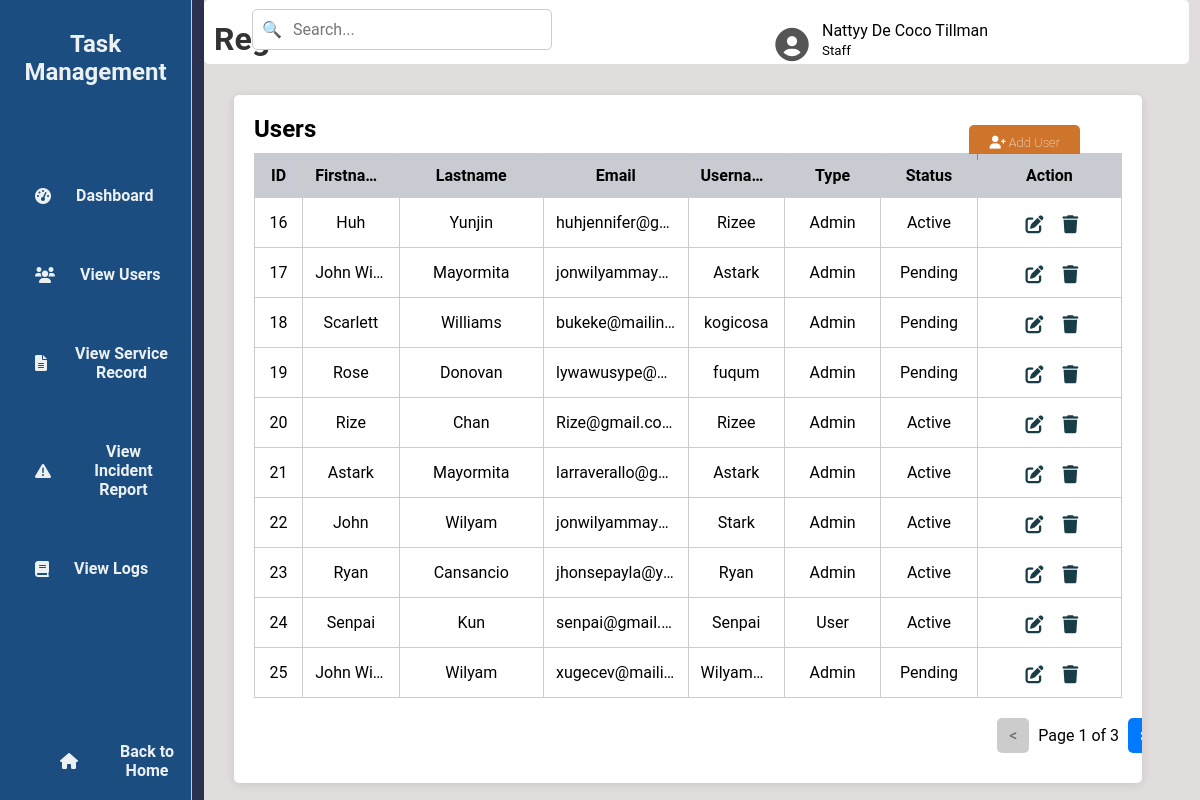
Page /viewU.php (signed in) on the committed database.
### tables this page shows
CREATE TABLE `tbl_user` (
  `u_id` int(50) NOT NULL,
  `u_fname` varchar(200) NOT NULL,
  `u_lname` varchar(200) NOT NULL,
  `u_email` varchar(200) NOT NULL,
  `u_username` varchar(200) NOT NULL,
  `u_password` varchar(200) NOT NULL,
  `u_type` varchar(200) NOT NULL,
  `u_status` varchar(200) NOT NULL
);

### viewU.php (the view, shortened to what this page needs)
<?php
include 'db.php';
$username = $_SESSION['username'];
$lastName = '';
$firstName = '';
$userType = '';
if ($conn) {
    $sqlUser = "SELECT u_fname, u_lname, u_type FROM tbl_user WHERE u_username = ?";
    $stmt = $conn->prepare($sqlUser);
    $stmt->bind_param("s", $username);
    $stmt->execute();
    $resultUser = $stmt->get_result();
    if ($resultUser->num_rows > 0) {
        $row = $resultUser->fetch_assoc();
        $firstName = $row['u_fname'];
        $lastName = $row['u_lname'];
        $userType = $row['u_type'];
    }
    $limit = 10;
    $page = isset($_GET['page']) ? (int)$_GET['page'] : 1;
    $offset = ($page - 1) * $limit;
    $totalUsersQuery = "SELECT COUNT(*) as total FROM tbl_user";
    $totalResult = $conn->query($totalUsersQuery);
    $totalRow = $totalResult->fetch_assoc();
    $totalUsers = $totalRow['total'];
    $totalPages = ceil($totalUsers / $limit);
    $sql = "SELECT u_id, u_fname, u_lname, u_email, u_username, u_type, u_status FROM tbl_user LIMIT ?, ?";
    $stmt = $conn->prepare($sql);
    $stmt->bind_param("ii", $offset, $limit);
    $stmt->execute();
    $result = $stmt->get_result();
} else {
    echo "Database connection failed.";
    exit();
}
?>
<!DOCTYPE html>
<html lang="en">
<head>
    <link rel="stylesheet" href="viewU.css">
    <link href="https://cdn.jsdelivr.net/npm/boxicons/css/boxicons.min.css" rel="stylesheet">
    <link rel="stylesheet" href="https://cdnjs.cloudflare.com/ajax/libs/font-awesome/6.0.0-beta3/css/all.min.css">
</head>
<body>
<div class="wrapper">
    <div class="sidebar">
        <h2>Task Management</h2>
        <ul>
            <li><a href="adminD.php"><i class="fas fa-tachometer-alt"></i> Dashboard</a></li>
            <li><a href="viewU.php"><i class="fas fa-users"></i> View Users</a></li>
            <li><a href="view_service_record.php"><i class="fas fa-file-alt"></i> View Service Record</a></li>
            <li><a href="view_incident_report.php"><i class="fas fa-exclamation-triangle"></i> View Incident Report</a></li>
            <li><a href="view_logs.php"><i class="fas fa-book"></i> View Logs</a></li>
        </ul>
        <footer>
            <a href="index.php" class="back-home"><i class="fas fa-home"></i> Back to Home</a>
        </footer>
    </div>
    <div class="container">
        <div class="upper">
            <h1>Registered Users</h1>
        </div>
        <div class="search-container">
            <input type="text" class="search-bar" placeholder="Search...">
            <span class="search-icon">🔍</span>
        </div>
        <div class="user-icon">
    <?php
    $avatarPath = isset($_SESSION['avatarPath']) ? $_SESSION['avatarPath'] : 'default-avatar.png';
    if (!empty($avatarPath) && file_exists(str_replace('?' . time(), '', $avatarPath))) {
        echo "<img src='" . htmlspecialchars($avatarPath, ENT_QUOTES, 'UTF-8') . "'
              style='width: 40px; height: 40px; border-radius: 50%; object-fit: cover;'>";
    } else {
        echo "<i class='bx bxs-user-circle' style='font-size: 40px; color: #555; margin-top: 10px;'></i>";
    }
    ?>
</div>
<div class="user-details">
    <span><?php echo htmlspecialchars($firstName . ' ' . $lastName, ENT_QUOTES, 'UTF-8'); ?></span><br>
    <small><?php echo htmlspecialchars(ucfirst($userType), ENT_QUOTES, 'UTF-8'); ?></small>
</div>
        <div class="table-box">
            <h2>Users</h2>
            <a href="addU.php" class="add-user-btn"><i class="fas fa-user-plus"></i> Add User</a>
            <table>
                <thead>
                    <tr>
                        <th>ID</th>
                        <th>Firstname</th>
                        <th>Lastname</th>
                        <th>Email</th>
                        <th>Username</th>
                        <th>Type</th>
                        <th>Status</th>
                        <th>Action</th>
                    </tr>
                </thead>
                <tbody>
                    <?php
                    if ($result->num_rows > 0) {
                        while ($row = $result->fetch_assoc()) {
                            echo "<tr>
                                    <td>{$row['u_id']}</td>
                                    <td>{$row['u_fname']}</td>
                                    <td>{$row['u_lname']}</td>
                                    <td>{$row['u_email']}</td>
                                    <td>{$row['u_username']}</td>
                                    <td>" . ucfirst(strtolower($row['u_type'])) . "</td>
                                    <td>" . ucfirst(strtolower($row['u_status'])) . "</td>
                                     <td>
                                        <a href='editU.php?id={$row['u_id']}'><i class='fas fa-edit'></i></a>
                                        <a href='deleteU.php?id={$row['u_id']}'><i class='fas fa-trash'></i></a>
                                    </td>
                                  </tr>";
                        }
                    } else {
                        echo "<tr><td colspan='8'>No users found.</td></tr>";
                    }
                    ?>
                </tbody>
            </table>
          <div class="pagination">
            <?php if ($page > 1): ?>
                <a href="?page=<?php echo $page - 1; ?>" class="pagination-link">&lt;</a>
            <?php else: ?>
                <span class="pagination-link disabled">&lt;</span>
            <?php endif; ?>
            <span class="current-page">Page <?php echo $page; ?> of <?php echo $totalPages; ?></span>
            <?php if ($page < $totalPages): ?>
                <a href="?page=<?php echo $page + 1; ?>" class="pagination-link">&gt;</a>
            <?php else: ?>
                <span class="pagination-link disabled">&gt;</span>
            <?php endif; ?>
        </div>
        </div>
    </div>
</div>
</body>
</html>

### viewU.css (style rules this page uses)
* { margin: 0; padding: 0; box-sizing: border-box; font-family: 'Roboto', sans-serif; }
body { min-height: 100vh; display: flex; background-color: #2d3250; overflow: hidden; }
.wrapper { display: flex; height: 100vh; overflow: hidden; }
.sidebar { width: 16%; background-color: #1b4d80; padding: 20px; border-right: 1px solid #ccc; height: 100vh; position: fixed; }
.sidebar h2 { margin-top: 10px; text-align: center; color: #ecf0f1; }
.sidebar ul { list-style-type: none; padding: 0; margin-top: 100px; margin-left: 15px; margin-bottom: 30px; }
.sidebar li { margin: 60px 0; }
.sidebar a { text-decoration: none; color: #ecf0f1; display: flex; align-items: center; text-align: center; }
.sidebar a i { margin-right: 25px; }
.back-home { position: absolute; bottom: 20px; left: 60px; color: #ecf0f1; text-decoration: none; display: flex; align-items: center; }
.container { width: 85%; margin-left: 17%; padding: 20px; background-color: #e2dddd; box-shadow: 0 2px 10px rgba(0, 0, 0, 0.1); position: relative; }
.container .upper { border-radius: 5px; margin-top: -20px; margin-left: -20px; width: 103%; height: 8vh; background-color: #ffffff; }
.upper h1 { padding-top: 20px; padding-left: 10px; text-align: left; color: #333; }
.table-box { margin-top: -70px; width: 95%; padding: 20px; margin-right: 10px; margin-left: 10px; border-radius: 5px; background-color: #ffffff; box-shadow: 0 2px 10px rgba(0, 0, 0, 0.1); height: auto; overflow: hidden; }
table { width: 100%; border-collapse: collapse; margin-top: 10px; table-layout: fixed; }
thead th { background-color: #c8cbd1; position: sticky; top: 0; z-index: 10; }
th, td { border: 1px solid #ccc; padding: 12px; text-align: center; min-height: 40px; overflow: hidden; text-overflow: ellipsis; white-space: nowrap; }
th:nth-child(1), td:nth-child(1) { width: 5%; }
th:nth-child(2), td:nth-child(2) { width: 10%; }
th:nth-child(3), td:nth-child(3) { width: 15%; }
th:nth-child(4), td:nth-child(4) { width: 15%; }
th:nth-child(5), td:nth-child(5) { width: 10%; }
th:nth-child(6), td:nth-child(6) { width: 10%; }
th:nth-child(7), td:nth-child(7) { width: 10%; }
th:last-child, td:last-child { width: 15%; }
th { background-color: #c8cbd1; color: rgb(0, 0, 0); }
a { display: inline-block; margin-top: 5px; text-decoration: none; color: #4CAF50; font-weight: bold; }
.add-user-btn { display: inline-block; background-color: #cf752b; color: white; padding: 10px 20px; border-radius: 5px; text-decoration: none; font-size: 13px; font-weight: lighter; transition: 0.3s; position: absolute; right: 120px; top: 15%; }
.table-box table a { font-size: 18px; color: #193d46; display: inline-flex; align-items: center; margin-right: 5px; margin-left: 10px; transition: color 0.3s; text-align: center; }
.table-box a i { justify-content: center; }
.search-container { position: relative; width: 300px; margin: 20px auto; top: -95px; }
.search-bar { width: 100%; padding: 10px 10px 10px 40px; border: 1px solid #ccc; border-radius: 5px; font-size: 16px; margin-left: -100%; margin-top: 20px; }
.search-icon { position: absolute; left: 10px; top: 65%; transform: translateY(-50%); color: #aaa; pointer-events: none; z-index: 1; margin-left: -100%; }
.user-icon { position: absolute; left: 70px; top: 40px; transform: translateY(-50%); margin-left: 50%; }
.user-details { position: absolute; left: 120px; top: 40px; transform: translateY(-50%); margin-left: 50%; }

### viewU.php (style rules this page uses)
.table-box { display: flex; flex-direction: column; }
.table-box table { flex-grow: 1; margin-bottom: 10px; }
.pagination { text-align: center; padding: 10px 0; width: 100%; margin-left: 45%; }
.pagination-link { display: inline-block; margin: 0 5px; padding: 8px 12px; background-color: #007bff; color: white; text-decoration: none; border-radius: 5px; }
.disabled { background-color: #ccc; pointer-events: none; color: #666; }

### rows in the picture
tbl_user: u_fname+u_lname "Nattyy De Coco Tillman", u_type "Staff"
tbl_user: u_id "16", u_fname "Huh", u_lname "Yunjin", u_email "huhjennifer@g…", u_username "Rizee", u_type "Admin", u_status "Active"
tbl_user: u_id "17", u_fname "John Wi…", u_lname "Mayormita", u_email "jonwilyammay…", u_username "Astark", u_type "Admin", u_status "Pending"
tbl_user: u_id "18", u_fname "Scarlett", u_lname "Williams", u_email "bukeke@mailin…", u_username "kogicosa", u_type "Admin", u_status "Pending"
tbl_user: u_id "19", u_fname "Rose", u_lname "Donovan", u_email "lywawusype@…", u_username "fuqum", u_type "Admin", u_status "Pending"
tbl_user: u_id "20", u_fname "Rize", u_lname "Chan", u_email "Rize@gmail.com", u_username "Rizee", u_type "Admin", u_status "Active"
tbl_user: u_id "21", u_fname "Astark", u_lname "Mayormita", u_email "larraverallo@g…", u_username "Astark", u_type "Admin", u_status "Active"
tbl_user: u_id "22", u_fname "John", u_lname "Wilyam", u_email "jonwilyammay…", u_username "Stark", u_type "Admin", u_status "Active"
tbl_user: u_id "23", u_fname "Ryan", u_lname "Cansancio", u_email "jhonsepayla@y…", u_username "Ryan", u_type "Admin", u_status "Active"
tbl_user: u_id "24", u_fname "Senpai", u_lname "Kun", u_email "senpai@gmail.…", u_username "Senpai", u_type "User", u_status "Active"
tbl_user: u_id "25", u_fname "John Wi…", u_lname "Wilyam", u_email "xugecev@maili…", u_username "Wilyam…", u_type "Admin", u_status "Pending"

### other values in the picture
$page "1"
$totalPages "3"
